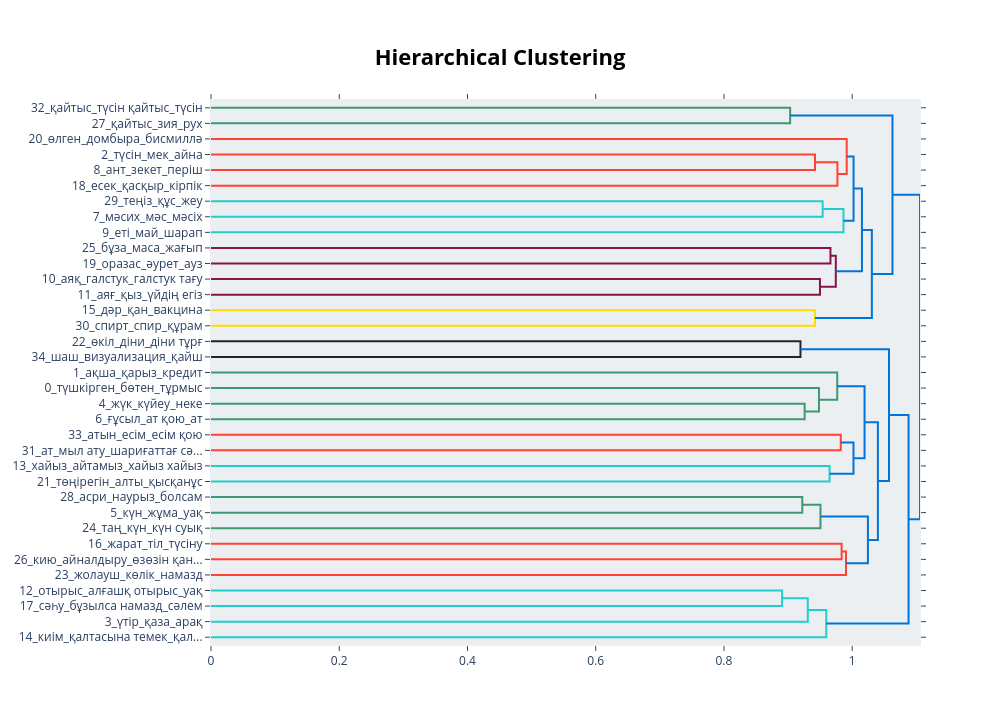

Source (notebook cell):
### Markdown cell above
## Hierarchical Clustering

### Code cell
model_bigrams.visualize_hierarchy()

### Figure 1 — Plotly figure (JSON) as saved in the notebook; plotly's stock layout.template omitted (floating-point values rounded to 4 significant figures)
{"data": [{"hoverinfo": "text", "marker": {"color": "rgb(61,153,112)"}, "mode": "lines", "type": "scatter", "x": [0.0, 0.9032, 0.9032, 0.0], "xaxis": "x", "y": [-5.0, -5.0, -15.0, -15.0], "yaxis": "y"}, {"hoverinfo": "text", "marker": {"color": "rgb(255,65,54)"}, "mode": "lines", "type": "scatter", "x": [0.0, 0.942, 0.942, 0.0], "xaxis": "x", "y": [-35.0, -35.0, -45.0, -45.0], "yaxis": "y"}, {"hoverinfo": "text", "marker": {"color": "rgb(255,65,54)"}, "mode": "lines", "type": "scatter", "x": [0.942, 0.977, 0.977, 0.0], "xaxis": "x", "y": [-40.0, -40.0, -55.0, -55.0], "yaxis": "y"}, {"hoverinfo": "text", "marker": {"color": "rgb(255,65,54)"}, "mode": "lines", "type": "scatter", "x": [0.0, 0.9915, 0.9915, 0.977], "xaxis": "x", "y": [-25.0, -25.0, -47.5, -47.5], "yaxis": "y"}, {"hoverinfo": "text", "marker": {"color": "rgb(35,205,205)"}, "mode": "lines", "type": "scatter", "x": [0.0, 0.9539, 0.9539, 0.0], "xaxis": "x", "y": [-65.0, -65.0, -75.0, -75.0], "yaxis": "y"}, {"hoverinfo": "text", "marker": {"color": "rgb(35,205,205)"}, "mode": "lines", "type": "scatter", "x": [0.9539, 0.9864, 0.9864, 0.0], "xaxis": "x", "y": [-70.0, -70.0, -85.0, -85.0], "yaxis": "y"}, {"hoverinfo": "text", "marker": {"color": "rgb(0,116,217)"}, "mode": "lines", "type": "scatter", "x": [0.9915, 1.002, 1.002, 0.9864], "xaxis": "x", "y": [-36.25, -36.25, -77.5, -77.5], "yaxis": "y"}, {"hoverinfo": "text", "marker": {"color": "rgb(133,20,75)"}, "mode": "lines", "type": "scatter", "x": [0.0, 0.9661, 0.9661, 0.0], "xaxis": "x", "y": [-95.0, -95.0, -105.0, -105.0], "yaxis": "y"}, {"hoverinfo": "text", "marker": {"color": "rgb(133,20,75)"}, "mode": "lines", "type": "scatter", "x": [0.0, 0.9497, 0.9497, 0.0], "xaxis": "x", "y": [-115.0, -115.0, -125.0, -125.0], "yaxis": "y"}, {"hoverinfo": "text", "marker": {"color": "rgb(133,20,75)"}, "mode": "lines", "type": "scatter", "x": [0.9661, 0.9744, 0.9744, 0.9497], "xaxis": "x", "y": [-100.0, -100.0, -120.0, -120.0], "yaxis": "y"}, {"hoverinfo": "text", "marker": {"color": "rgb(0,116,217)"}, "mode": "lines", "type": "scatter", "x": [1.002, 1.015, 1.015, 0.9744], "xaxis": "x", "y": [-56.88, -56.88, -110.0, -110.0], "yaxis": "y"}, {"hoverinfo": "text", "marker": {"color": "rgb(255,220,0)"}, "mode": "lines", "type": "scatter", "x": [0.0, 0.9419, 0.9419, 0.0], "xaxis": "x", "y": [-135.0, -135.0, -145.0, -145.0], "yaxis": "y"}, {"hoverinfo": "text", "marker": {"color": "rgb(0,116,217)"}, "mode": "lines", "type": "scatter", "x": [1.015, 1.031, 1.031, 0.9419], "xaxis": "x", "y": [-83.44, -83.44, -140.0, -140.0], "yaxis": "y"}, {"hoverinfo": "text", "marker": {"color": "rgb(0,116,217)"}, "mode": "lines", "type": "scatter", "x": [0.9032, 1.063, 1.063, 1.031], "xaxis": "x", "y": [-10.0, -10.0, -111.7, -111.7], "yaxis": "y"}, {"hoverinfo": "text", "marker": {"color": "rgb(40,35,35)"}, "mode": "lines", "type": "scatter", "x": [0.0, 0.9193, 0.9193, 0.0], "xaxis": "x", "y": [-155.0, -155.0, -165.0, -165.0], "yaxis": "y"}, {"hoverinfo": "text", "marker": {"color": "rgb(61,153,112)"}, "mode": "lines", "type": "scatter", "x": [0.0, 0.9258, 0.9258, 0.0], "xaxis": "x", "y": [-195.0, -195.0, -205.0, -205.0], "yaxis": "y"}, {"hoverinfo": "text", "marker": {"color": "rgb(61,153,112)"}, "mode": "lines", "type": "scatter", "x": [0.0, 0.9482, 0.9482, 0.9258], "xaxis": "x", "y": [-185.0, -185.0, -200.0, -200.0], "yaxis": "y"}, {"hoverinfo": "text", "marker": {"color": "rgb(61,153,112)"}, "mode": "lines", "type": "scatter", "x": [0.0, 0.9767, 0.9767, 0.9482], "xaxis": "x", "y": [-175.0, -175.0, -192.5, -192.5], "yaxis": "y"}, {"hoverinfo": "text", "marker": {"color": "rgb(255,65,54)"}, "mode": "lines", "type": "scatter", "x": [0.0, 0.9822, 0.9822, 0.0], "xaxis": "x", "y": [-215.0, -215.0, -225.0, -225.0], "yaxis": "y"}, {"hoverinfo": "text", "marker": {"color": "rgb(35,205,205)"}, "mode": "lines", "type": "scatter", "x": [0.0, 0.9647, 0.9647, 0.0], "xaxis": "x", "y": [-235.0, -235.0, -245.0, -245.0], "yaxis": "y"}, {"hoverinfo": "text", "marker": {"color": "rgb(0,116,217)"}, "mode": "lines", "type": "scatter", "x": [0.9822, 1.002, 1.002, 0.9647], "xaxis": "x", "y": [-220.0, -220.0, -240.0, -240.0], "yaxis": "y"}, {"hoverinfo": "text", "marker": {"color": "rgb(0,116,217)"}, "mode": "lines", "type": "scatter", "x": [0.9767, 1.019, 1.019, 1.002], "xaxis": "x", "y": [-183.8, -183.8, -230.0, -230.0], "yaxis": "y"}, {"hoverinfo": "text", "marker": {"color": "rgb(61,153,112)"}, "mode": "lines", "type": "scatter", "x": [0.0, 0.9222, 0.9222, 0.0], "xaxis": "x", "y": [-255.0, -255.0, -265.0, -265.0], "yaxis": "y"}, {"hoverinfo": "text", "marker": {"color": "rgb(61,153,112)"}, "mode": "lines", "type": "scatter", "x": [0.9222, 0.9505, 0.9505, 0.0], "xaxis": "x", "y": [-260.0, -260.0, -275.0, -275.0], "yaxis": "y"}, {"hoverinfo": "text", "marker": {"color": "rgb(255,65,54)"}, "mode": "lines", "type": "scatter", "x": [0.0, 0.9835, 0.9835, 0.0], "xaxis": "x", "y": [-285.0, -285.0, -295.0, -295.0], "yaxis": "y"}, {"hoverinfo": "text", "marker": {"color": "rgb(255,65,54)"}, "mode": "lines", "type": "scatter", "x": [0.9835, 0.9903, 0.9903, 0.0], "xaxis": "x", "y": [-290.0, -290.0, -305.0, -305.0], "yaxis": "y"}, {"hoverinfo": "text", "marker": {"color": "rgb(0,116,217)"}, "mode": "lines", "type": "scatter", "x": [0.9505, 1.025, 1.025, 0.9903], "xaxis": "x", "y": [-267.5, -267.5, -297.5, -297.5], "yaxis": "y"}, {"hoverinfo": "text", "marker": {"color": "rgb(0,116,217)"}, "mode": "lines", "type": "scatter", "x": [1.019, 1.04, 1.04, 1.025], "xaxis": "x", "y": [-206.9, -206.9, -282.5, -282.5], "yaxis": "y"}, {"hoverinfo": "text", "marker": {"color": "rgb(0,116,217)"}, "mode": "lines", "type": "scatter", "x": [0.9193, 1.057, 1.057, 1.04], "xaxis": "x", "y": [-160.0, -160.0, -244.7, -244.7], "yaxis": "y"}, {"hoverinfo": "text", "marker": {"color": "rgb(35,205,205)"}, "mode": "lines", "type": "scatter", "x": [0.0, 0.8907, 0.8907, 0.0], "xaxis": "x", "y": [-315.0, -315.0, -325.0, -325.0], "yaxis": "y"}, {"hoverinfo": "text", "marker": {"color": "rgb(35,205,205)"}, "mode": "lines", "type": "scatter", "x": [0.8907, 0.9308, 0.9308, 0.0], "xaxis": "x", "y": [-320.0, -320.0, -335.0, -335.0], "yaxis": "y"}, {"hoverinfo": "text", "marker": {"color": "rgb(35,205,205)"}, "mode": "lines", "type": "scatter", "x": [0.9308, 0.9596, 0.9596, 0.0], "xaxis": "x", "y": [-327.5, -327.5, -345.0, -345.0], "yaxis": "y"}, {"hoverinfo": "text", "marker": {"color": "rgb(0,116,217)"}, "mode": "lines", "type": "scatter", "x": [1.057, 1.088, 1.088, 0.9596], "xaxis": "x", "y": [-202.3, -202.3, -336.2, -336.2], "yaxis": "y"}, {"hoverinfo": "text", "marker": {"color": "rgb(0,116,217)"}, "mode": "lines", "type": "scatter", "x": [1.063, 1.106, 1.106, 1.088], "xaxis": "x", "y": [-60.86, -60.86, -269.3, -269.3], "yaxis": "y"}], "layout": {"autosize": false, "height": 725, "hoverlabel": {"bgcolor": "white", "font": {"family": "Rockwell", "size": 16}}, "hovermode": "closest", "plot_bgcolor": "#ECEFF1", "showlegend": false, "title": {"font": {"color": "Black", "size": 22}, "text": "<b>Hierarchical Clustering</b>", "x": 0.5, "xanchor": "center", "yanchor": "top"}, "width": 1000, "xaxis": {"mirror": "allticks", "rangemode": "tozero", "showgrid": false, "showline": true, "showticklabels": true, "ticks": "outside", "type": "linear", "zeroline": false}, "yaxis": {"mirror": "allticks", "range": [-350, 0], "rangemode": "tozero", "showgrid": false, "showline": true, "showticklabels": true, "tickmode": "array", "ticks": "outside", "ticktext": ["32_қайтыс_түсін қайтыс_түсін", "27_қайтыс_зия_рух", "20_өлген_домбыра_бисмиллә", "2_түсін_мек_айна", "8_ант_зекет_періш", "18_есек_қасқыр_кірпік", "29_теңіз_құс_жеу", "7_мәсих_мәс_мәсіх", "9_еті_май_шарап", "25_бұза_маса_жағып", "19_оразас_әурет_ауз", "10_аяқ_галстук_галстук тағу", "11_аяғ_қыз_үйдің егіз", "15_дәр_қан_вакцина", "30_спирт_спир_құрам", "22_өкіл_діни_діни тұрғ", "34_шаш_визуализация_қайш", "1_ақша_қарыз_кредит", "0_түшкірген_бөтен_тұрмыс", "4_жүк_күйеу_неке", "6_ғұсыл_ат қою_ат", "33_атын_есім_есім қою", "31_ат_мыл ату_шариғаттағ сә...", "13_хайыз_айтамыз_хайыз хайыз", "21_төңірегін_алты_қысқанұс", "28_асри_наурыз_болсам", "5_күн_жұма_уақ", "24_таң_күн_күн суық", "16_жарат_тіл_түсіну", "26_кию_айналдыру_өзөзін қан...", "23_жолауш_көлік_намазд", "12_отырыс_алғашқ отырыс_уақ", "17_сәһу_бұзылса намазд_сәлем", "3_үтір_қаза_арақ", "14_киім_қалтасына темек_қал..."], "tickvals": [-5, -15, -25, -35, -45, -55, -65, -75, -85, -95, -105, -115, -125, -135, -145, -155, -165, -175, -185, -195, -205, -215, -225, -235, -245, -255, -265, -275, -285, -295, -305, -315, -325, -335, -345], "type": "linear", "zeroline": false}}}
